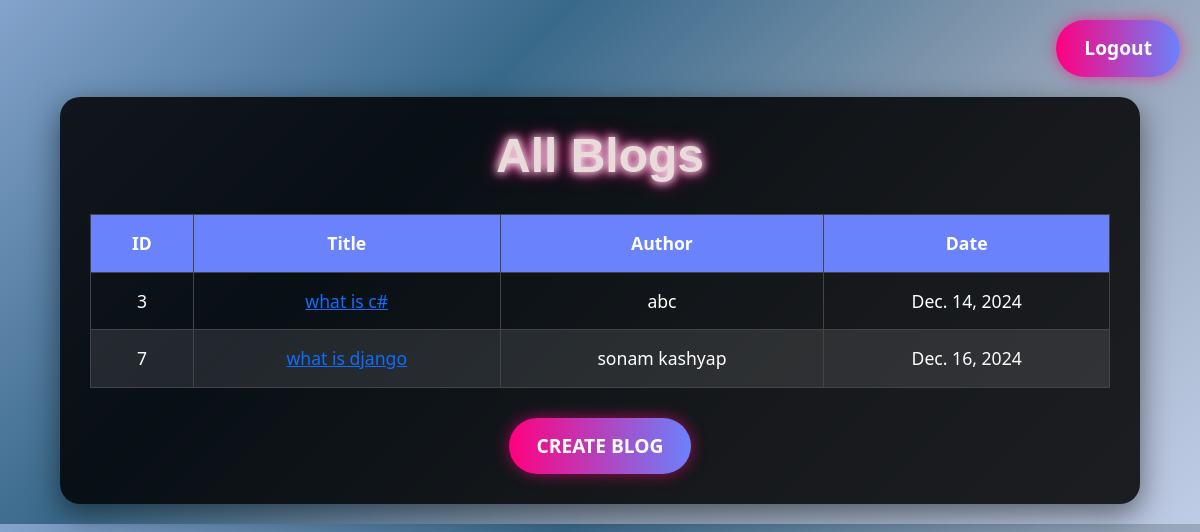
Screenshot of /table/ (signed in) with the database file from the repository.
### myapp/models.py (models this page shows)
class BlogModel(models.Model):
    author = models.CharField(max_length=100)
    title = models.CharField(max_length=300)
    date = models.DateField(auto_now_add=True)
    message = models.TextField(null=True, blank=True)

### myapp/views.py (the view)
# urls.py: path('table/',views.blog_table,name='table'),
def blog_table(request):
    if request.user.is_authenticated:
        blog=BlogModel.objects.all()
    else:
        return redirect('login')
    return render(request,'myapp/blogtable.html',{'blog':blog})

### myapp/templates/myapp/blogtable.html (shortened to what this page needs)
{% extends 'myapp/base.html'%}
{% block content %}
<div style="position: relative; margin: 20px; text-align: right;">
    <a href="{% url 'logout' %}" class="button-link">
        <button type="button" class="button">Logout</button>
    </a>
</div>
<div class="blog-table-container">
    <h1 class="glow-title">All Blogs</h1>
    <table class="blog-table">
        <thead>
            <tr>
                <th>ID</th>
                <th>Title</th>
                <th>Author</th>
                <th>Date</th>
            </tr>
        </thead>
        <tbody>
            {% for blog in blog %}
            <tr>
                <td>{{ blog.id }}</td>
                <td><a href="{% url 'blog_detail' blog.id %}">{{ blog.title }}</a></td>
                <td>{{ blog.author }}</td>
                <td>{{ blog.date }}</td>
            </tr>
            {% endfor %}
        </tbody>
    </table>
    <div class="button-container">
        <a href="{% url 'create' %}" class="button-link">
            <button type="button" class="button">CREATE BLOG</button>
        </a>
    </div>
</div>
{% endblock %}

### myapp/templates/myapp/base.html (shortened to what this page needs)
<!DOCTYPE html>
{% load static %}
<html lang="en">
<head>
    <link rel="stylesheet" href="{% static 'myapp/css/all.min.css' %}">
    <link rel="stylesheet" href="{% static 'myapp/css/bootstrap.css' %}">
</head>
<body>
    {% block content %}
    {% endblock %}
</body>
</html>

### myapp/templates/myapp/blogtable.html (style rules this page uses)
body { background: linear-gradient(135deg, #85a3cc, #39698a, #95a4b8, #bfcce6); }
.blog-table-container { margin: 40px auto; padding: 30px; width: 85%; max-width: 1000px; background: rgba(0, 0, 0, 0.85); border-radius: 20px; box-shadow: 0 10px 30px rgba(0, 0, 0, 0.5); }
.button-link { text-decoration: none; }
div[style*="text-align: right"] { margin: 10px 20px 0; }
.button { padding: 14px 28px; font-size: 1.2rem; font-weight: bold; color: #fff; border: none; border-radius: 350px; cursor: pointer; text-align: center; transition: all 0.4s ease; background: linear-gradient(90deg, #ff007f, #6a82fb); box-shadow: 0 0 15px rgba(255, 0, 127, 0.6); animation: buttonGlow 2s infinite alternate; margin: 0; }
.blog-table-container { margin: 20px auto; padding: 30px; width: 90%; max-width: 1100px; background: rgba(0, 0, 0, 0.85); border-radius: 20px; box-shadow: 0 10px 30px rgba(0, 0, 0, 0.5); }
.glow-title { font-size: 3rem; color: #eadbdb; text-align: center; font-family: 'Raleway', sans-serif; margin-bottom: 30px; font-weight: bold; text-shadow: 0 0 8px #ffffff, 0 0 12px #f184bb, 0 0 20px #ff007f; animation: glowEffect 2s infinite alternate; }
.blog-table { width: 100%; margin-top: 30px; border-collapse: collapse; color: #fff; }
.blog-table th, .blog-table td { padding: 15px; text-align: center; border: 1px solid #444; font-size: 1.1rem; transition: background-color 0.3s ease, transform 0.3s ease; }
.blog-table th { background-color: #6a82fb; }
.blog-table tr:nth-child(even) { background-color: rgba(255, 255, 255, 0.1); }
.button-container { display: flex; justify-content: center; margin-top: 30px; }
.button { padding: 14px 28px; font-size: 1.2rem; font-weight: bold; color: #fff; border: none; border-radius: 350px; cursor: pointer; text-align: center; transition: all 0.4s ease; background: linear-gradient(90deg, #ff007f, #6a82fb); box-shadow: 0 0 15px rgba(255, 0, 127, 0.6); animation: buttonGlow 2s infinite alternate; }

### rows the page displays
BlogModel: id "3", title "what is c#", author "abc", date "Dec. 14, 2024"
BlogModel: id "7", title "what is django", author "sonam kashyap", date "Dec. 16, 2024"
